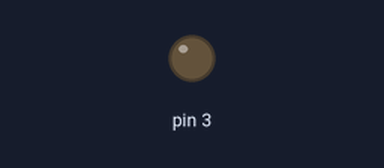
The sketch below on a simulated Arduino Uno, built with avr-gcc and run on an emulated ATmega328P. On the bench: output pins drawn as LEDs (lit = HIGH).

Above: at 0.05 s.
At 1.15 s:
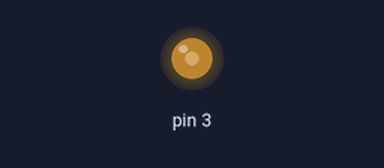
At 2.3 s:
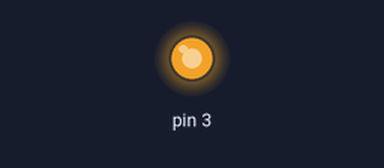
At 4.6 s:
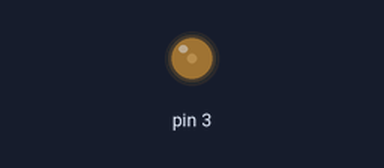
Timing chart, 0 to 6.6 s (numbered marks = the images above):
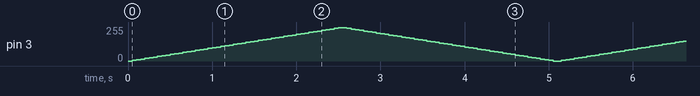

The sketch:

fading_led.ino
```cpp
void setup(){
  pinMode(3, OUTPUT);
}
void loop(){
  for(int i = 0; i < 255; i=i+5){
    analogWrite(3, i);
    delay(50);
  }
  for(int i = 250; i >= 0; i=i-5){
    analogWrite(3, i);
    delay(50);
  }
}
```
